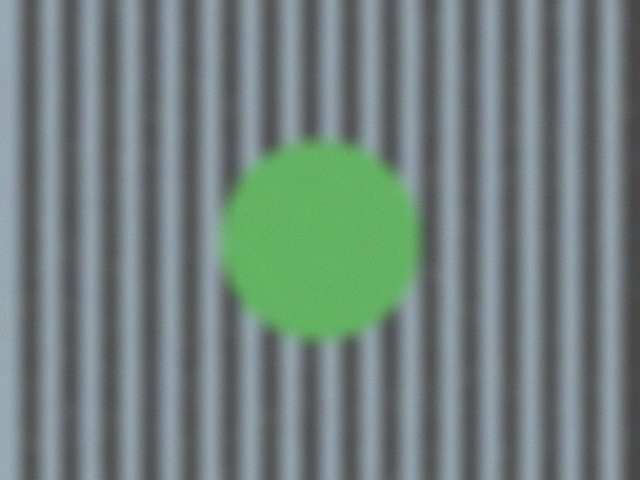
#> input picture data/sample_images/degraded_sample.jpg, 640 x 480 px
$ python main.py --input data/sample_images/degraded_sample.jpg   (older library calls are emulated)
#> lines starting #> are read from the running program, lines starting #| are printed output that depends on the picture
### core/image_loader.py
"""
core.image_loader
------------------
Handles reading an image from disk, validating that it is a real, decodable
image PixelPulse can work with, and exposing basic metadata used throughout
the rest of the pipeline.
"""

import os
import cv2

from config import settings


class ImageLoadError(Exception):
    """Raised when an image cannot be located, read, or decoded."""


class LoadedImage:
    """
    Thin wrapper around a decoded image plus its metadata.

    Attributes
    ----------
    path : str
        Original filesystem path.
    bgr : np.ndarray
        Image in OpenCV's native BGR color order, at original resolution.
    gray : np.ndarray
        Single-channel grayscale version of the image.
    height, width : int
        Original image dimensions in pixels.
    """

    def __init__(self, path, bgr, gray):
        self.path = path
        self.bgr = bgr
        self.gray = gray
        self.height, self.width = gray.shape[:2]

    @property
    def resolution_str(self):
        return f"{self.width} x {self.height}"


def validate_path(path):
    """Raise ImageLoadError with a human-readable reason if `path` is unusable."""
    if not os.path.exists(path):
        raise ImageLoadError(f"File not found: {path}")
    if not os.path.isfile(path):
        raise ImageLoadError(f"Not a file: {path}")

    ext = os.path.splitext(path)[1].lower()
    if ext not in settings.SUPPORTED_EXTENSIONS:
        raise ImageLoadError(
            f"Unsupported file extension '{ext}'. "
            f"Supported: {sorted(settings.SUPPORTED_EXTENSIONS)}"
        )

    if os.path.getsize(path) == 0:
        raise ImageLoadError(f"File is empty: {path}")


def load_image(path):
    """
    Load and validate an image from disk.

    Returns
    -------
    LoadedImage

    Raises
    ------
    ImageLoadError
        If the path is invalid, unreadable, or not decodable as an image.
    """
#> called with path = 'data/sample_images/degraded_sample.jpg'
    validate_path(path)

    bgr = cv2.imread(path, cv2.IMREAD_COLOR)
#> bgr is the input picture: shape (480, 640, 3); mean B, G, R 125.4, 128.5, 112.9
    if bgr is None:
        raise ImageLoadError(
            f"OpenCV could not decode '{path}'. The file may be corrupted "
            f"or is not a valid image despite its extension."
        )

    if bgr.shape[0] < 16 or bgr.shape[1] < 16:
        raise ImageLoadError(
            f"Image too small to analyze meaningfully ({bgr.shape[1]}x{bgr.shape[0]}). "
            f"Minimum supported dimension is 16px."
        )

    gray = cv2.cvtColor(bgr, cv2.COLOR_BGR2GRAY)
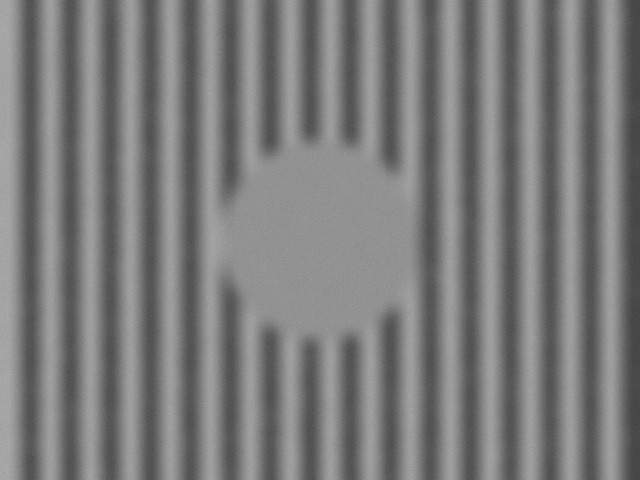
#> gray: shape (480, 640); min 67, max 174, mean 123.5
    return LoadedImage(path, bgr, gray)

### core/preprocessing.py
"""
core.preprocessing
-------------------
Prepares a loaded image for analysis. Kept deliberately separate from
image_loader so that "reading a file" and "getting it analysis-ready" are
independently testable steps, matching the pipeline diagram in the report.
"""

import cv2

from config import settings


def resize_for_analysis(gray, bgr, max_dim=settings.MAX_ANALYSIS_DIMENSION):
    """
    Downscale both the grayscale and BGR arrays so the longer side is at
    most `max_dim`, preserving aspect ratio. Large images are downscaled
    purely for analysis speed and consistency across the metrics (several
    thresholds in settings.py were calibrated at this working resolution);
    the original-resolution arrays are kept separately for anything that
    should operate at full size (e.g. saving an enhanced output).

    Returns
    -------
    (gray_resized, bgr_resized, scale_factor)
    """
#> called with max_dim = 1600
    h, w = gray.shape[:2]
    longer_side = max(h, w)

    if longer_side <= max_dim:
        return gray, bgr, 1.0

    scale = max_dim / float(longer_side)
    new_w, new_h = int(round(w * scale)), int(round(h * scale))

    gray_resized = cv2.resize(gray, (new_w, new_h), interpolation=cv2.INTER_AREA)
    bgr_resized = cv2.resize(bgr, (new_w, new_h), interpolation=cv2.INTER_AREA)
    return gray_resized, bgr_resized, scale


# [5 lines left out: function denoise_light, not called in this run]

### analysis/histogram_analysis.py
"""
analysis.histogram_analysis
----------------------------
Brightness and contrast, derived from the grayscale intensity histogram.

Concepts demonstrated: histogram computation, mean/standard-deviation as
distributional statistics, and threshold-based categorical labeling.
"""

import cv2
import numpy as np

from config import settings


def compute_histogram(gray):
    """Return the 256-bin grayscale histogram, normalized to sum to 1."""
    hist = cv2.calcHist([gray], [0], None, [256], [0, 256]).flatten()
#> hist = 256 values, max 8470 at index 146, min 0 at index 0, mean 1200
    total = hist.sum()
#> total = 307200
    return hist / total if total > 0 else hist


def analyze(gray):
    """
    Returns
    -------
    dict with:
        brightness_mean : float (0-255)
        brightness_label: str
        contrast_std    : float
        contrast_label  : str
        histogram       : np.ndarray (256,) normalized histogram, for plotting
    """
    hist = compute_histogram(gray)
#> hist = 256 values, max 0.0276 at index 146, min 0 at index 0, mean 0.00391
    mean = float(np.mean(gray))
#> mean = 123.5
    std = float(np.std(gray))
#> std = 25.85

    if mean <= settings.BRIGHTNESS_DARK_MAX:
        brightness_label = "DARK"
    elif mean <= settings.BRIGHTNESS_LOW_MAX:
        brightness_label = "LOW"
    elif mean >= settings.BRIGHTNESS_OVEREXPOSED_MIN:
        brightness_label = "OVEREXPOSED"
    elif mean >= settings.BRIGHTNESS_HIGH_MIN:
        brightness_label = "HIGH"
    else:
        brightness_label = "NORMAL"

    if std <= settings.CONTRAST_LOW_MAX:
        contrast_label = "LOW"
    elif std >= settings.CONTRAST_GOOD_MIN:
        contrast_label = "GOOD"
    else:
        contrast_label = "MODERATE"

    # Normalize contrast std onto a 0-100 scale for the score engine.
    # A std of ~64 (quarter of the full 0-255 range) is treated as the
    # practical ceiling for "excellent" contrast in natural photographs.
    contrast_score = float(np.clip((std / 64.0) * 100, 0, 100))
#> contrast_score = 40.39

    # Brightness score peaks at mid-range and falls off toward both
    # extremes (very dark or very overexposed images lose points).
    ideal = 127.5
    distance = abs(mean - ideal) / ideal  # 0 at ideal, 1 at pure black/white
#> distance = 0.0316
    brightness_score = float(np.clip((1 - distance) * 100, 0, 100))
#> brightness_score = 96.84

    return {
        "brightness_mean": round(mean, 2),
        "brightness_label": brightness_label,
        "brightness_score": round(brightness_score, 2),
        "contrast_std": round(std, 2),
        "contrast_label": contrast_label,
        "contrast_score": round(contrast_score, 2),
        "histogram": hist,
    }

### analysis/noise_analysis.py
"""
analysis.noise_analysis
-------------------------
Estimates sensor/compression noise using a high-frequency-residual method:
subtract a heavily median-filtered version of the image from the original;
what remains is dominated by noise rather than genuine structure, so its
standard deviation is a reasonable proxy for noise level.

Concepts demonstrated: median filtering, residual analysis, standard
deviation as a noise metric (a lightweight relative of the classic
wavelet-subband noise estimators).
"""

import cv2
import numpy as np

from config import settings


def estimate_noise_sigma(gray):
    """Return an estimated noise standard deviation (0 = perfectly clean)."""
    denoised = cv2.medianBlur(gray, 5)
    residual = gray.astype(np.float32) - denoised.astype(np.float32)
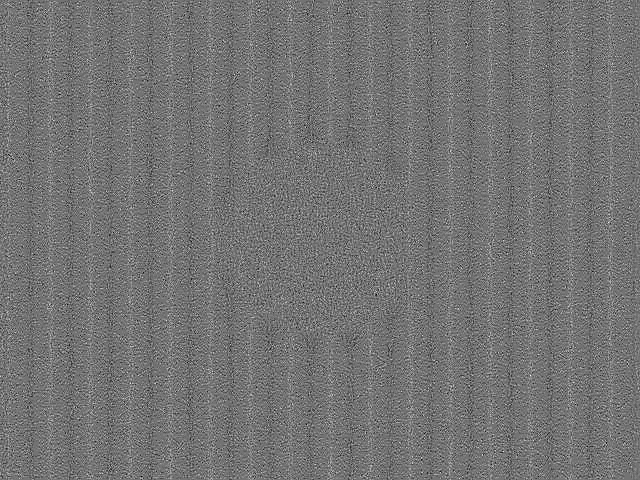
#> residual: shape (480, 640) float32; min -10, max 12, mean 0.00134; drawn with min black and max white
    # Robust std estimate (median absolute deviation scaled) is less
    # sensitive to a few strong edges leaking into the residual than a
    # plain standard deviation would be.
    mad = np.median(np.abs(residual - np.median(residual)))
#> mad = 1
    sigma = 1.4826 * mad
#> sigma = 1.48
    return float(sigma)


def analyze(gray):
    sigma = estimate_noise_sigma(gray)
#> sigma = 1.48

    if sigma <= settings.NOISE_SIGMA_LOW:
        label = "LOW"
    elif sigma <= settings.NOISE_SIGMA_MODERATE:
        label = "MODERATE"
    elif sigma <= settings.NOISE_SIGMA_HIGH:
        label = "HIGH"
    else:
        label = "SEVERE"

    # Score: 100 at sigma=0, decaying to 0 by NOISE_SIGMA_HIGH*1.5
    ceiling = settings.NOISE_SIGMA_HIGH * 1.5
    score = float(np.clip((1 - sigma / ceiling) * 100, 0, 100))
#> score = 91.76

    return {
        "noise_sigma": round(sigma, 3),
        "noise_label": label,
        "noise_score": round(score, 2),
    }

### analysis/blur_analysis.py
"""
analysis.blur_analysis
------------------------
Sharpness / blur detection via variance of the Laplacian: a sharp image has
lots of high-frequency content, so convolving with the Laplacian kernel and
looking at the variance of the response gives a simple, well-known blur
metric. Low variance -> flat, blurred edges. High variance -> crisp edges.

Concepts demonstrated: Laplacian (second-derivative) edge operator,
convolution, variance as a focus/sharpness measure.
"""

import cv2
import numpy as np

from config import settings


def laplacian_variance(gray):
    lap = cv2.Laplacian(gray, cv2.CV_64F)
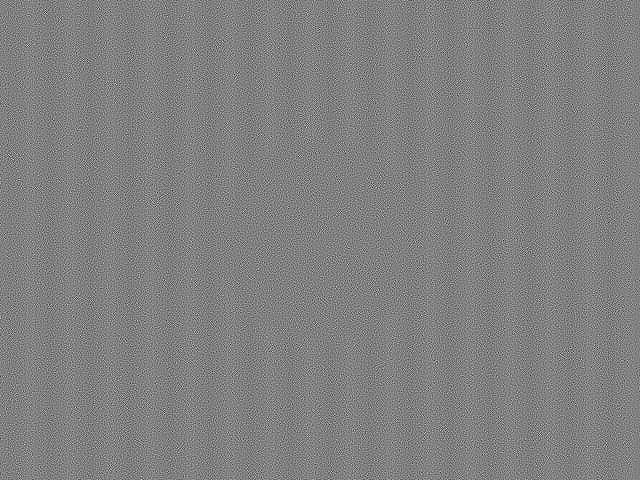
#> lap: shape (480, 640) float64; min -47, max 46, mean 0; drawn with min black and max white
    return float(lap.var())


def analyze(gray):
    variance = laplacian_variance(gray)
#> variance = 70.05

    if variance < settings.BLUR_VARIANCE_LOW:
        label = "SEVERE"
    elif variance < settings.BLUR_VARIANCE_MODERATE:
        label = "MODERATE"
    elif variance < settings.BLUR_VARIANCE_HIGH:
        label = "MILD"
    else:
        label = "SHARP"

    # Score: 0 at variance=0, saturating to 100 at BLUR_VARIANCE_HIGH
    score = float(np.clip((variance / settings.BLUR_VARIANCE_HIGH) * 100, 0, 100))
#> score = 17.51
#> (the rest of the program and of its run is left out)
